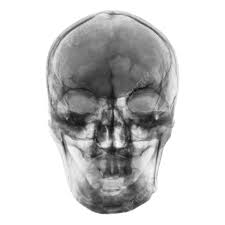
#> input picture Lab2/src_img/rg.png, 225 x 225 px, given in place of rg.png.png, which was not available
$ python main.py
#> lines starting #> are read from the running program, lines starting #| are printed output that depends on the picture; after the words box and inside, x2 and y2 are one past the last pixel; in counts of white or black regions, pixels touching at a corner belong together; pictures that were not available may be replaced by others from this repository, and a replacement may not be noted
from pickletools import uint8

from PIL import Image
import numpy as np

print("Enter image name: ")
filename = input()
#> the answer given: src_img/rg.png

with Image.open(f'/Users/darina_samoylenko/Lab1/Lab2/src_img/{filename}.png') as img:
#> img is the input picture: PIL image 225x225 RGB; min 12, max 255, mean 204.3
    img.load()


img = img.convert("RGB")


def semitone(src_img):
    """Переводит цветное изображение в оттенки серого"""
    w, h = src_img.size
    semitone = np.zeros((h, w, 3), dtype=np.uint8)
    pixels = np.array(src_img)

    for y in range(h):
        for x in range(w):
            r, g, b = pixels[y, x][:3]
            Y = int(0.3 * r + 0.59 * g + 0.11 * b)
            semitone[y, x] = [Y, Y, Y]

    return Image.fromarray(semitone)

print("semiton...")
semitone_img = semitone(img)
semitone_img.save(f'/Users/darina_samoylenko/Lab1/Lab2/rslt_img/{filename}_gray.png')


def integral_image(img):
    """Вычисляет интегральное изображение"""
    h, w = img.shape
    integral_img = np.zeros((h, w), dtype=np.int32)

    integral_img[0, 0] = img[0, 0]

    for x in range(1, h):
        integral_img[x, 0] = img[x, 0] + integral_img[x - 1, 0]

    for y in range(1, w):
        integral_img[0, y] = img[0, y] + integral_img[0, y - 1]

    for x in range(1, h):
        for y in range(1, w):
            integral_img[x, y] = img[x, y] + integral_img[x - 1, y] + integral_img[x, y - 1] - integral_img[x - 1, y - 1]


    return integral_img


def get_region_sum(integral_image, x1, y1, x2, y2):
    """Вычисляет сумму пикселей в заданном окне"""
    sum_region = integral_image[y2, x2]
    if x1 > 0:
        sum_region -= integral_image[y2, x1 - 1]
    if y1 > 0:
        sum_region -= integral_image[y1 - 1, x2]
    if x1 > 0 and y1 > 0:
        sum_region += integral_image[y1 - 1, x1 - 1]

    return sum_region


def compute_wan_threshold(img, window_size=7, k=0.2, R=128):
    """Вычисляет порог по методу WAN и применяет бинаризацию."""
    img_array = np.array(img.convert("L"))
    h, w = img_array.shape

    half_w = window_size // 2

    integral_img = integral_image(img_array)
    integral_sq_img = integral_image(img_array ** 2)

    binary_img = np.zeros((h, w), dtype=np.uint8)

    for y in range(h):
        for x in range(w):
            x1, y1 = max(0, x - half_w), max(0, y - half_w)
            x2, y2 = min(w - 1, x + half_w), min(h - 1, y + half_w)

            area = (x2 - x1 + 1) * (y2 - y1 + 1)

            sum_I = get_region_sum(integral_img, x1, y1, x2, y2)
            mean_I = sum_I / area

            sum_I2 = get_region_sum(integral_sq_img, x1, y1, x2, y2)
            variance = (sum_I2 / area) - (mean_I ** 2)
            std_dev = np.sqrt(max(variance, 0))

            max_I = np.max(img_array[y1:y2 + 1, x1:x2 + 1])

            m_max = (max_I + mean_I) / 2
            T = m_max * (1 - k * (1 - std_dev / R))

            binary_img[y, x] = 255 if img_array[y, x] > T else 0

    return Image.fromarray(binary_img)

print("computing wan threshold...")
binn = compute_wan_threshold(semitone_img)
#> in integral_image, `integral_img[0, 0] = img[0, 0]`: integral_img: shape (225, 225) int32; 0% white in thin lines or dots, all inside (x1, y1, x2, y2) = (0, 0, 1, 1)
#> after the loop in integral_image, `for x in range(1, h):`:
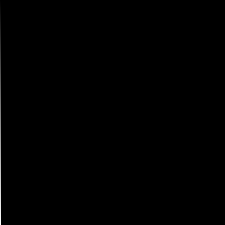
#> integral_img: shape (225, 225) int32; min 0, max 57375, mean 128.1; drawn with min black and max white
#> after the loop in integral_image, `for y in range(1, w):`:
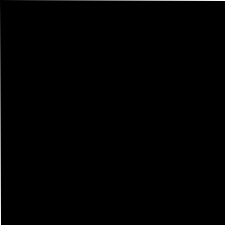
#> integral_img: shape (225, 225) int32; 0.44% of pixels changed, all inside (x1, y1, x2, y2) = (1, 0, 225, 1); drawn with min black and max white
#> after the loop in integral_image, `for x in range(1, h):`:
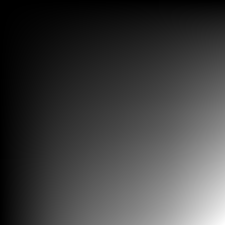
#> integral_img: shape (225, 225) int32; min 255, max 10336165, mean 2579563.4; drawn with min black and max white
#> after the loop in integral_image (call 2), `for x in range(1, h):`:
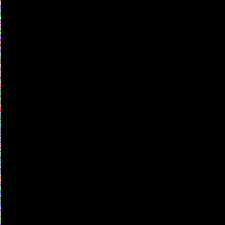
#> integral_img: shape (225, 225) int32; 226 distinct labels, from 0 to 225; one colour per label, 0 black
#> after the loop in integral_image (call 2), `for y in range(1, w):`:
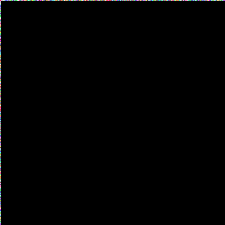
#> integral_img: shape (225, 225) int32; 226 distinct labels, from 0 to 225; one colour per label, 0 black
#> after the loop in integral_image (call 2), `for x in range(1, h):`:
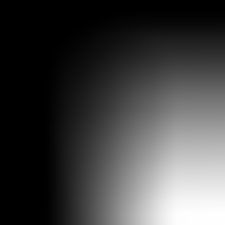
#> integral_img: shape (225, 225) int32; min 1, max 2414973, mean 624827.5; drawn with min black and max white
#> the loop in compute_wan_threshold, `for y in range(h):` made 225 passes
#> after the loop in compute_wan_threshold, `for y in range(h):`:
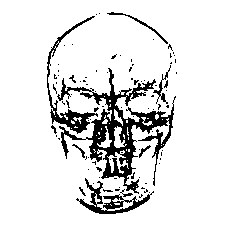
#> binary_img: shape (225, 225); 88.4% white; 90 black regions (79 under 20 px), largest, box (x1, y1, x2, y2) and area: (57, 68, 176, 194) 3569, (47, 16, 98, 134) 811, (76, 178, 154, 214) 724
binn.save(f'/Users/darina_samoylenko/Lab1/Lab2/rslt_img/{filename}.png')
